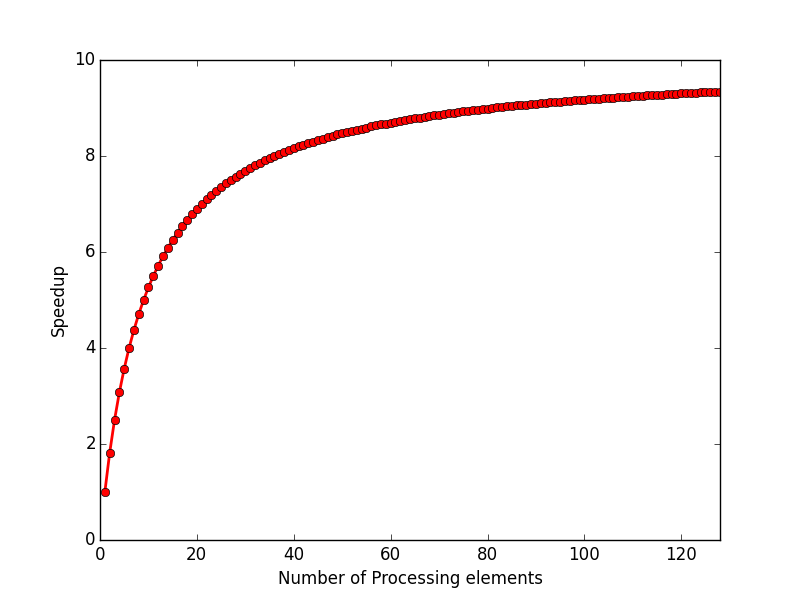

Recreate this plot in Python.
import numpy as np
import matplotlib.pyplot as plt

s = 0.1
procs = range(1, 129)
speedup = map((lambda p : 1/(s+(1-s)/p)), procs)
efficiency = map((lambda p : 1/(s+(1-s)/p)/p), procs)

plt.figure(1)
plt.axis([0, 128, 0, 10])
plt.xlabel('Number of Processing elements')
plt.ylabel('Speedup')
plt.plot(procs, speedup, 'ro-', linewidth=2.0)

plt.figure(2)
plt.axis([0, 128, 0, 1])
plt.xlabel('Number of Processing elements')
plt.ylabel('Parallel Efficiency')
plt.plot(procs, efficiency, 'bo-', linewidth=2.0)
plt.show()
